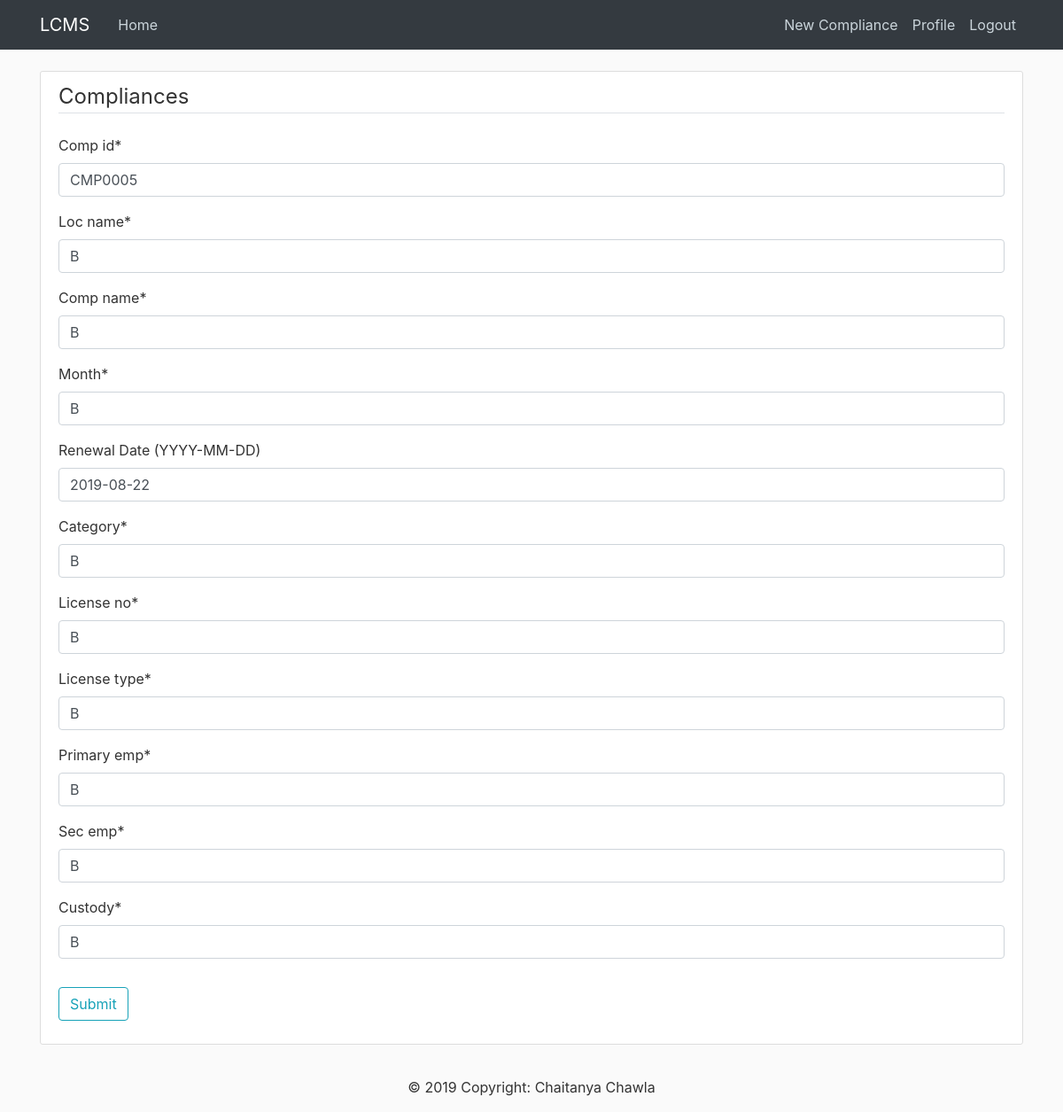
The app's page /compliance/6/update/ (signed in) with its own data.
### compliance/models.py (models this page shows, shortened)
class compli(models.Model):
	comp_id = models.CharField(max_length=8)
	loc_name = models.CharField(max_length=100)
	comp_name = models.CharField(max_length=100)
	month = models.CharField(max_length=50)
	renewal = models.DateField(("Renewal Date (YYYY-MM-DD)"),null=True,blank=True)
	category = models.CharField(max_length=100)
	license_no = models.CharField(max_length=200)
	license_type = models.CharField(max_length=200)
	law_authority = models.CharField(max_length=250,null=True,blank=True)
	date_purchase = models.DateField(("Purchase Date"),null=True,blank=True)
	date_expiry = models.DateField(("Expiry Date"),null=True,blank=True)
	present_fees = models.PositiveIntegerField(validators=[MaxValueValidator(9999999999999999999)],null=True,blank=True)
	primary_emp = models.CharField(max_length=100)
	sec_emp = models.CharField(max_length=100)
	custody = models.CharField(max_length=20)
	user = models.ForeignKey(User, on_delete=models.CASCADE)

### compliance/views.py (the view, shortened to what this page needs)
# urls.py: path('compliance/<int:pk>/update/', PostUpdateView.as_view(), name='compli-update'),
class PostUpdateView(LoginRequiredMixin, UpdateView):
    model = compli
    fields = ['comp_id', 'loc_name', 'comp_name', 'month', 'renewal' , 'category','license_no', 'license_type', 'primary_emp', 'sec_emp', 'custody']

### compliance/templates/compliance/compli_form.html (shortened to what this page needs)
{% extends "compliance/base.html" %}
{% load crispy_forms_tags %}
{% block content %}
    <div class="content-section">
        <form method="POST">
            <fieldset class="form-group">
                <legend class="border-bottom mb-4">Compliances</legend>
                {{ form|crispy }}
            </fieldset>
            <div class="form-group">
                <button class="btn btn-outline-info" type="submit">Submit</button>
            </div>
        </form>
    </div>
{% endblock content %}

### compliance/static/compliance/main.css (style rules this page uses)
body { background: #fafafa; color: #333333; margin-top: 5rem; }
.content-section { background: #ffffff; padding: 10px 20px; border: 1px solid #dddddd; border-radius: 3px; margin-bottom: 20px; }

### records on screen
compli: comp_id "CMP0005", loc_name "B", comp_name "B", month "B", renewal "2019-08-22", category "B", license_no "B", license_type "B", primary_emp "B", sec_emp "B", custody "B"
